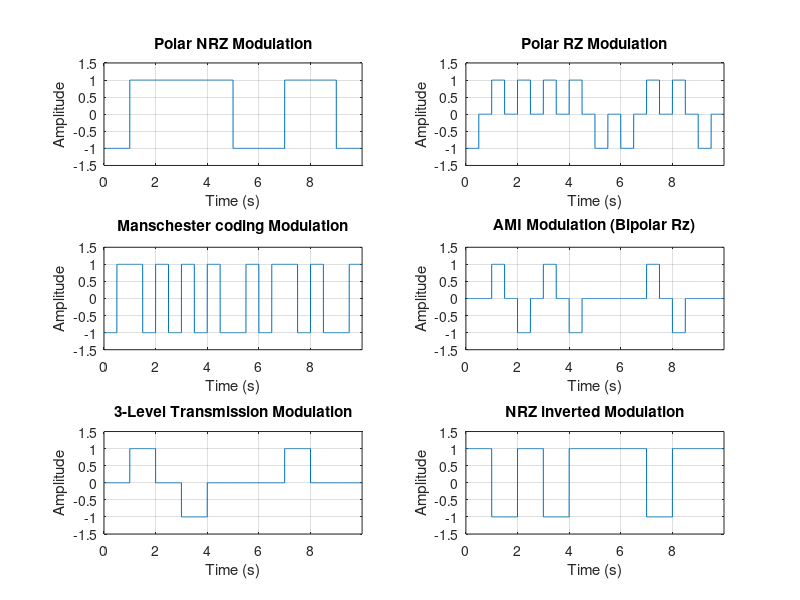

Recreate this plot in MATLAB. (Note: this script raises an error after producing the figure.)
clear;
clc;

seq = randi([0 1], 1, 10);

Rb = 1; % bit rate
Tb = 1/Rb; % bit duration
Fs = 500; % sampling frequency in Hz
f = 0:0.01:2*Rb; % frequency range
a = 1; % PSD amplitude

t = linspace(0, Tb*length(seq), length(seq)*Fs+1);
t = t(1:end-1); % remove the last point to make sure that t and y have
                % the same length
                
%----------------- polar NRZ ---------------%
for i = 1:length(seq)
    if seq(i) == 0
        y((i-1)*Fs+1:i*Fs) = -1;
    else
        y((i-1)*Fs+1:i*Fs) = 1;
    end
end

subplot(3, 2, 1);
plot(t, y);
grid on
axis([0 t(end) -1.5 1.5]);
xlabel('Time (s)');
ylabel('Amplitude');
title('Polar NRZ Modulation');
%----------------- polar NRZ ---------------%

%----------------- polar RZ ----------------%
for i = 1:length(seq)
  if seq(i) == 0
    y((i-1)*Fs+1:(i-0.5)*Fs) = -1;
    y((i-0.5)*Fs+1:i*Fs) = 0;
  else
    y((i-1)*Fs+1:(i-0.5)*Fs) = 1;
    y((i-0.5)*Fs+1:i*Fs) = 0;
  end
end

subplot(3, 2, 2);
plot(t, y);
grid on
axis([0 t(end) -1.5 1.5]);
xlabel('Time (s)');
ylabel('Amplitude');
title('Polar RZ Modulation');
%----------------- polar RZ ---------------%

%---------- Manschester coding ------------%
for i = 1:length(seq)
  if seq(i) == 1
    y((i-1)*Fs+1:(i-0.5)*Fs) = 1;
    y((i-0.5)*Fs+1:i*Fs) = -1;
  else
    y((i-1)*Fs+1:(i-0.5)*Fs) = -1;
    y((i-0.5)*Fs+1:i*Fs) = 1;
  end
end

subplot(3, 2, 3);
plot(t, y);
grid on
axis([0 t(end) -1.5 1.5]);
xlabel('Time (s)');
ylabel('Amplitude');
title('Manschester coding Modulation');
%--------- Manschester coding --------%

%----------------- AMI ---------------%
last_bit = 1; % will be used to check if the last 1-bit represented as 1 or -1

for i = 1:length(seq)
    if seq(i) == 0
        y((i-1)*Fs+1:i*Fs) = 0;
    else
        y((i-1)*Fs+1:(i-0.5)*Fs) = last_bit;
        y((i-0.5)*Fs+1:i*Fs) = 0;
        last_bit = -1 * last_bit;
    end
end

subplot(3, 2, 4);
plot(t, y);
grid on
axis([0 t(end) -1.5 1.5]);
xlabel('Time (s)');
ylabel('Amplitude');
title('AMI Modulation (Bipolar Rz)');
%----------------- AMI ---------------%

%------- 3-level transmission --------%
last_bit = 0;
alter = [1 0 -1 0];
j = 1;
for i = 1:length(seq)
    if seq(i) == 0
        y((i-1)*Fs+1:i*Fs) = last_bit;
    else
         y((i-1)*Fs+1:i*Fs) = alter(j);
         last_bit = alter(j);
         j = j + 1;
         if j > length(alter)
             j = 1;
         end
    end
end

subplot(3, 2, 5);
plot(t, y);
grid on
axis([0 t(end) -1.5 1.5]);
xlabel('Time (s)');
ylabel('Amplitude');
title('3-Level Transmission Modulation');
%------- 3-level transmission --------%

%--------------- NRZ inverted --------------%
last_bit = 1;

for i = 1:length(seq)
   if seq(i) == 0
       y((i-1)*Fs+1:i*Fs) = last_bit;
   else
       y((i-1)*Fs+1:i*Fs) = -1 * last_bit;
       last_bit = -1 * last_bit;
   end
end
 
subplot(3, 2, 6);
plot(t, y);
grid on
axis([0 t(end) -1.5 1.5]);
xlabel('Time (s)');
ylabel('Amplitude');
title('NRZ inverted Modulation');
%--------------- NRZ inverted --------------%

% Add super-title
seq_str = num2str(seq);
main_title = sprintf('Sequence: %s', seq_str);
sgtitle(main_title);

%----------------------------------
%           PSD plots
%----------------------------------
arg = f * Tb;
P_NRZ = (a^2) * Tb * sinc(arg) .* sinc(arg); 
P_RZ = (a^2 / 2) * ((sinc(arg/2)).* (sinc(arg/2)));
P_MAN = a^2 * Tb * (sinc(arg/2)).^2 .* (sin(pi*arg/2)).^2;
P_AMI = (((a^2) * Tb)/4) * (sinc(arg/2)).^2 .* (sin(pi * arg)).^2;
P_3LT = ((a^2)*Tb/4)*(sinc(arg/2)).^2 + ((1./(pi*arg)).^2) ...
    .*((sin(2*pi*arg)/2).^2) - ((a^2)*Tb/4)*(sinc(arg)).^2;
P_RZ_inv = ((a^2 * Tb) / 2) * (sinc(f * Tb)).^2 .* (1 + cos(pi * f * Tb));
    
figure(2)
hold on

plot(f,P_NRZ,'r', 'LineWidth', 1.5)
plot(f,P_RZ,'g', 'LineWidth', 1.5)
plot(f,P_MAN,'b', 'LineWidth', 1.5)
plot(f,P_AMI,'k', 'LineWidth', 1.5)
plot(f, P_3LT, 'm', 'LineWidth', 1.5)
plot(f, P_RZ_inv, 'c', 'LineWidth', 1.5)

grid on
xlabel('Frequency')
ylabel('Power Spectral Density')
title('PSD for the Line Codes')
legend('PSD for Polar NRZ Signal','PSD for polar RZ Signal',...
    'PSD for Manchester Signal', 'PSD for AMI',...
    'PSD for 3-level transmission', 'PSD for NRZ inverted');
